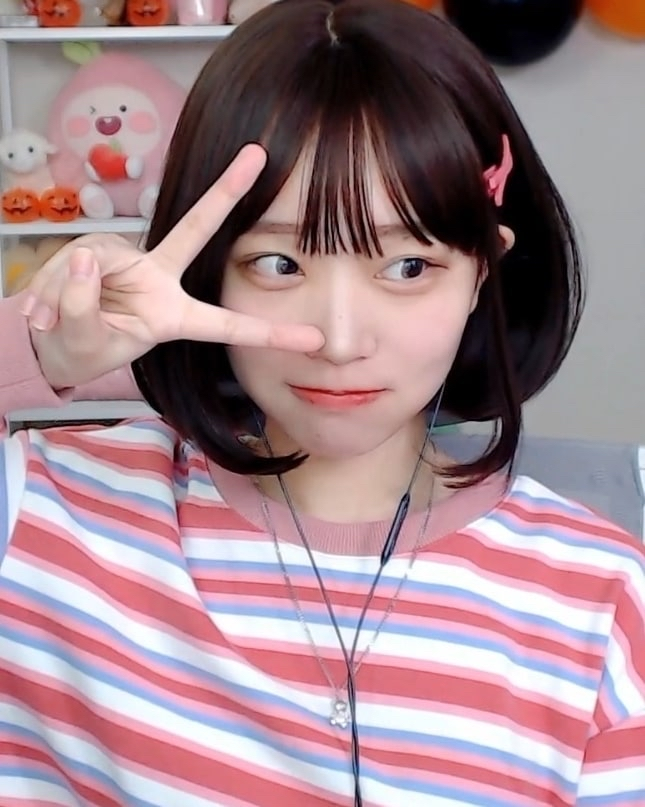
#> input picture img/WXZEGID.jpg, 645 x 807 px, found by its file name
$ python truncateImage.py
#> lines starting #> are read from the running program, lines starting #| are printed output that depends on the picture
import cv2
import numpy as np
# (15, 118) (471, 584)
def focusWindow(event, x, y, flags, param):
    x,y = y, x
    if img.ndim != 3:
        print(f'(x,y) = ({x},{y})')
        print(f'gray-level = ' + '%d' % img[x][y])
    else:
        print(f'(x,y) = ({x},{y})')
        print(f'(B,G,R) = ({img[x][y][0]}, {img[x][y][1]}, {img[x][y][2]})')

img = cv2.imread('img\WXZEGID.jpg')
#> img is the input picture: shape (807, 645, 3); mean B, G, R 140.5, 132.8, 162.8
truncate_img = img[15:471, 118:584, :]
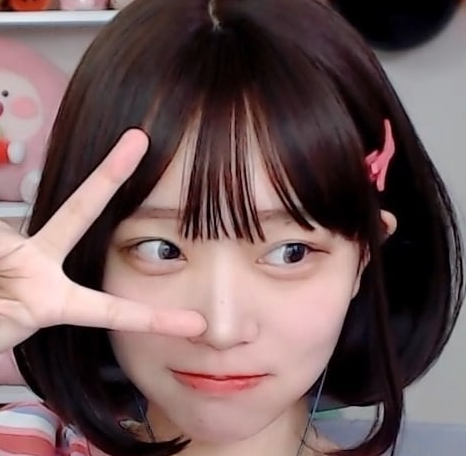
#> truncate_img: shape (456, 466, 3); mean B, G, R 89.6, 88.8, 111.3
# cv2.imshow('Namin', img)
cv2.imshow('New_Namin', truncate_img)
cv2.setMouseCallback("New_Namin", focusWindow)
cv2.waitKey()
cv2.imwrite('./output/new_Naming.jpg', truncate_img)
